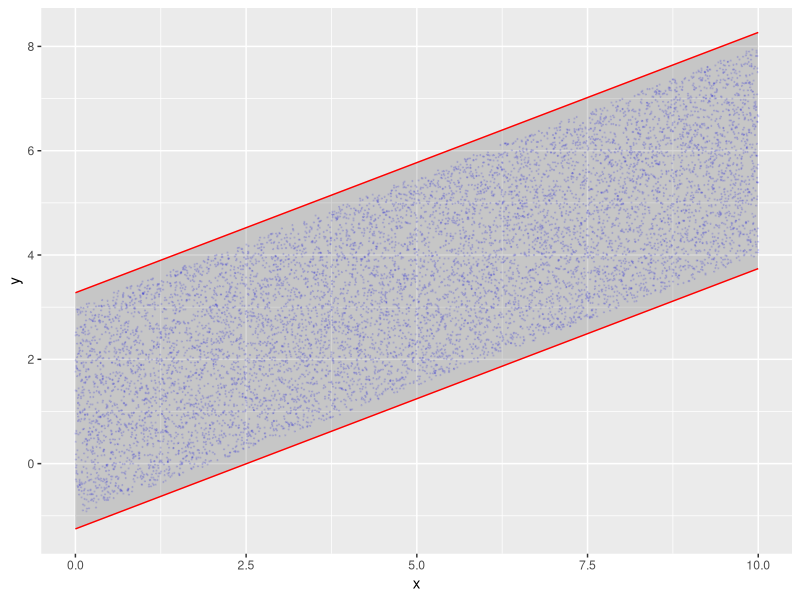
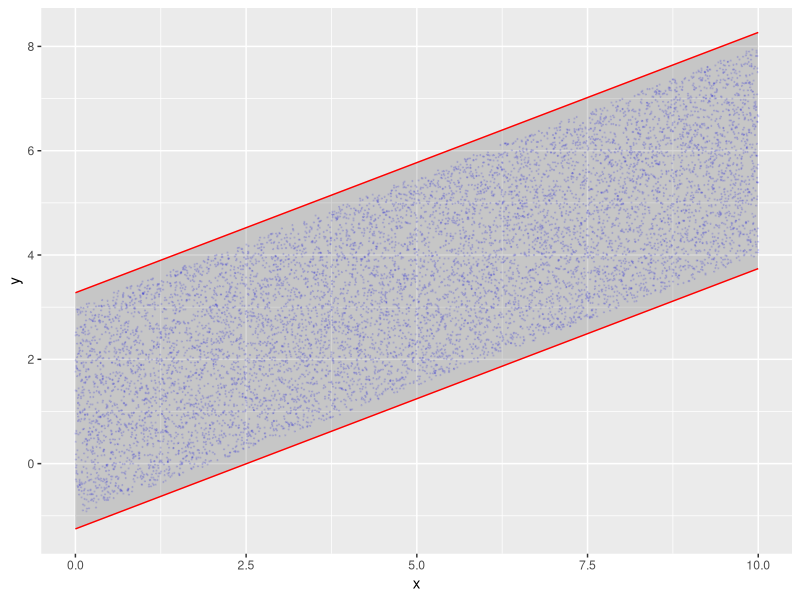
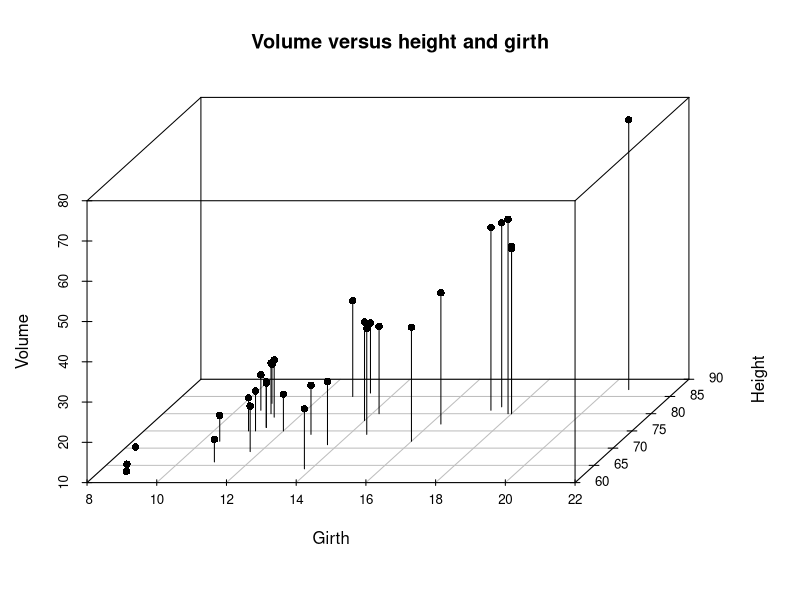
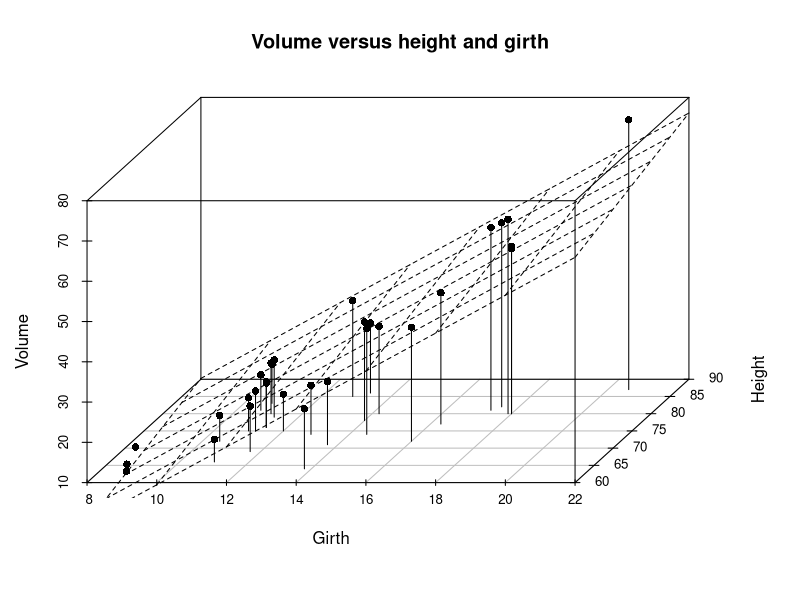

These figures' R source, in order:
## ---- chunk 1
knitr::opts_chunk$set(echo=FALSE)
options(scipen = 999)
## ---- chunk 2
library(dplyr)
library(ggplot2)
n <- 10000
x <- seq(0, 10, length.out = n)
y <- 1 + 0.5*x + runif(n, -2, 2)
preds <- predict(lm(y~x), interval="p")
cbind(data.frame(x, y), preds) %>%
  ggplot(aes(x,y)) +
  geom_point(size=0.2, alpha=0.1, color="blue") +
  geom_ribbon(aes(ymin=lwr, ymax=upr), color="red", alpha=0.2)
## ---- chunk 3
cbind(data.frame(x, y), preds) %>% 
  ggplot(aes(x,y)) +
  geom_point(size=0.2, alpha=0.1, color="blue") +
  geom_ribbon(aes(ymin=lwr, ymax=upr), color="red", alpha=0.2)
## ---- chunk 4
data(trees)
## ---- chunk 5
library(scatterplot3d)
s3d <- scatterplot3d(trees, type="h", highlight.3d=FALSE,
angle=55, scale.y=0.7, pch=16, main="Volume versus height and girth")
## ---- chunk 6
s3d <- scatterplot3d(trees, type="h", highlight.3d=FALSE,
angle=55, scale.y=0.7, pch=16, main="Volume versus height and girth")
my.lm <- lm(Volume ~ Girth + Height, data=trees)
s3d$plane3d(my.lm)
## ---- chunk 7
trees %>% 
  lm(Volume ~ Girth + Height, data = .) %>% 
  summary
## ---- chunk 8
trees %>% 
  lm(Volume ~ Girth + Height, data = .) %>% 
  summary
## ---- chunk 9
trees %>% 
  lm(Volume ~ Girth + Height, data = .) %>% 
  anova
